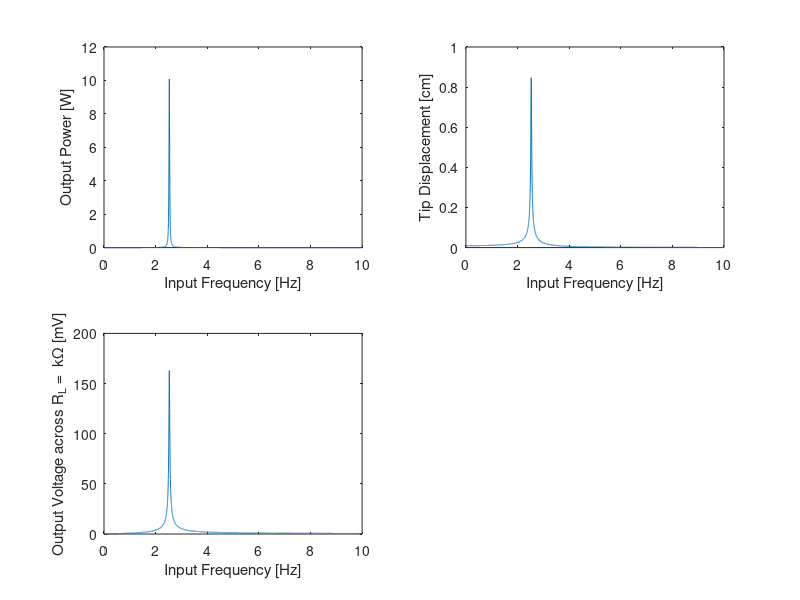

Here is the MATLAB script that generated this plot:
clc
clear all
close all

%Adapted from Mracek and du Toit's Theses for MS Aeronautics and Astronautics

%input parameters
Zeta_m = 0.005;
freqin = 1000; %input vibration frequency in Hz
om_b_ref = freqin*2*pi; % input vibration frequency in rad/s
ddW_b_ref = 9.81*sqrt(freqin*1.579e-4); %input vibration_amplitude from_ psd (valid 300<freqin<1000 Hz)

% Piezo material properties
d31= -186e-12;
d33=6.70e-010;
sE33=2.07e-011;
sE11=1.65e-011;
sE12=-4.78e-012;
sE13=-8.45e-012;
sE31=-8.45e-012;
%c_E11=sE_11/(sE_11^2-sE_12^2);

Eps_T_33=8.854187817e-12*3400;
Eps_0 = 8.854187817e-12;
% assign re1evant material properties for current configuration
% plate configuration
c_E11 = sE11/(sE11^2-sE12^2);
e31 = d31/(sE11+sE12);
Eps_S_33 = Eps_T_33-2*d31^2/(sE11+sE12);
KS33 = Eps_S_33/Eps_0;

% parameter assignment
c_E = c_E11;
%c_E = 66e9
e_m = e31;
Eps_S = Eps_S_33;

% Material properties for layers
% PZT
E_pzt_p = c_E; % PZT plate stiffness
rho_pzt = 7500;

% Copper Shim Layer
E_s = 11.2e10%Young Modulus
rho_s = 8780; %Mass Density
nu_s = 0.35;% Poisson Ratio
E_s_p = E_s/(1-nu_s^2); % plate modulus

%%%%%%%%%%%%%%%%%%%%%%%%%%%%%%%%%%%%%%%%%%%%%%%%%%%%%%%%%%%%%%%%%%%%%%
% Define parameters
% Lmin = 0.1e-3;
% Lmax = 1.5e-3;
% Lrange = [Lmin:(Lmax-Lmin)/500:Lmax];
% for ll=1:length(Lrange)

L = 76.68e-3 % length in m

%L = Lrange(ll)

b = 33e-3; % beam width in m

% specify thicknesses
t_pzt = 0.22e-3;
t_s = 0.22e-3; 

%%%%%%%%%%%%%%%%%%%%%%%%%%%%%%%%%%%%%%%%%%%%%%%%%%%%%%%%%%%%%%%%%%%%%%
% Define parameters for mass at_the end
% L0min = 0.05e-3;
% L0max = 0.5e-3;
% L0range = [L0min: (L0max-L0min) /500:L0max];
% for lo = 1:length(L0range)
  L0 = 10e-2 % length of proof mass
  b0 = 2e-2;
  H0 = 2e-2; % height of the_mass w/o midd1e pt_layer, constrained by fabrication

rho_bf = 7850;

%Calculate taper s1ope:
taper = 0;%0.5*(b0-b)/L;
fparea = 2*0.5*L*b + b0*L; %foot print area of the beam, not inc1uding the proof mass

%Create width matrix:
xstep = L/100;
xx = (0:xstep:L);
for jj = 1:length(xx)
    bx(jj) = b + 2*taper*xx(jj);
end

%plot (xx,bx/2)
%hold on
%plot(xx,-bx/2)
%hold off
%effective fractional area of e1ectrode pads, assuming 10um each sidemof beam:

% Specify layers
t_l = [t_pzt t_s t_pzt];
E_l = [E_pzt_p E_s_p E_pzt_p];
rho_l = [rho_pzt rho_s rho_pzt];

totalthick = sum(t_l);

% determine the neutral axis
for jj = 1: length(bx) %sum over beam length
    for ii = 1: length(t_l) %sum over beam thickness
        if ii == 1
            zb_l(ii) = t_l(ii)/2;
        else
            zb_l(ii) = zb_l(ii-1) + t_l(ii-1)/2 + t_l(ii)/2;

            % zb of individual layers from_ ground
        end % if
        EAzb(ii,jj) = zb_l(ii)*t_l(ii)*bx(jj)*E_l(ii);
        EA(ii,jj) = t_l(ii)*bx(jj)*E_l(ii);
    end % for
    EAzbsum = sum(EAzb);
    EAsum = sum(EA);
    zb(jj)=EAzbsum(jj)/EAsum(jj); %note: zb is constant with x b/c the b(x) in EA divides out
end

%%%%%%%%%%%%%%%%%%%%%%%%%%%%%%%%%%%%%%%%%%%%%%%%%%%%%%%%%%%%%%%%%%%%%%
% useful parameters
ind_pzt = 1; %update if changing layers under pzt
%zp max = zb_l(ind_pzt)+t_pzt/2-zb; from_ uniform case
zp_max = max(zb_l(ind_pzt)+t_pzt/2-zb); % max piezo distance from_neutral axis set manually
%zp_ave = abs(zb_l(ind_pzt)-zb); from_ uniform case
zp_ave = abs(zb_l(ind_pzt)-mean(zb)); % distance between neutral axis and midd1e of piezo e1ement
t_t = sum(t_l);%Total modeled thickness
%%%%%%%%%%%%%%%%%%%%%%%%%%%%%%%%%%%%%%%%%%%%%%%%%%%%%%%%%%%%%%%%%%%%%%

% determine the_mom_ent of inertia and effective EI for each layer
for jj = 1: length(bx)
    for ii = 1:length(t_l)
        I_l(ii,jj) = 1/12*bx(jj)*t_l(ii)^3 + t_l (ii) *bx(jj) * (zb_l(ii)-zb (jj))^2;
        I_sx = sum(I_l,1);
        EI_l(ii,jj) = E_l(ii)*I_l(ii,jj);
    end
    EI_sx = sum(EI_l,1);
    E_effx(jj) = EI_sx(jj)/I_sx(jj); % effective young's modulus as a function of x
end

% effective density, NOT a function of x
rho_c = 0;
for ii = 1:length(t_l)
    rho_c = rho_c+t_l(ii)*rho_l(ii);
end % for ii
rho_c = rho_c/t_t;

% mass per length as a function of x
for jj = 1:length(bx)
    m(jj) = rho_c*bx(jj)*t_t;
end

% determine the_mass per length for the Proof Mass
%proof mass assumed uniform in x
m0= b0*(rho_c*t_t + rho_bf*H0);
CG_m = 0.33e-3%(rho_c*t_t*b0*zb(length(bx)) + rho_bf*H0*b0*(t_t+H0/2))/(rho_c*t_t + rho_bf*H0);
ox = L0/2; % depends on the beam config
oy = CG_m-zb(length(bx)); % distance from_ CG of mass neutral axis

% determine proof mass effective parameters for modal analysis
M0 = 0.246615023306799;   %0.123307511653399%m0*L0;
Mbi = 0.011580133767840;
m = Mbi/L;
%M0_ = M0/(m*L);
M0_= M0/(mean(m))*L
%(from_ uniform case)
% determine the static moment
S0= M0*ox;
%S0_= S0/(m*L^2); (from_ uniform case)
S0_= S0/(mean(m)*L^2);
% determine the moment of inertia of the mass
for ii=1:length(t_l)
    Iz(ii) = rho_l(ii)*b0*(1/12*L0*t_l(ii)^3 + t_l(ii)*L0*(zb_l(ii)-CG_m)^2);
    Ix (ii) = rho_l(ii)*b0*(1/12*t_l(ii)*L0^3);
end
IzM = rho_bf*b0*(1/12*L0*H0^3 + H0*L0*(t_t+H0/2-CG_m)^2);
IxM = rho_bf*b0*(1/12*H0*L0^3);
Iyy = sum(Iz) + sum(Ix) + IzM + IxM;
I0 = 0.001444753011539;  % 0.000720064489926%Iyy+M0*(ox^2+oy^2);
%IO = IO/(m*L^3);(from_ uniform case)
I0_= I0/(mean(m))*L^3

%calculate static def1ection of beam:
for jj=1:length(xx)
    %from_ point load:
    stdefl(jj) = (M0*9.81*xx(jj)^2)/(6*EI_sx(jj))*(3*L-xx(jj));
    %from_ moment:
    stdef2(jj) = (S0*xx(jj)^2)/(2*EI_sx(jj));
    %superposition:
    stdefT (jj) =stdefl (jj) +stdef2 (jj);
end
staticdef = stdefT(length(xx));

%%%%%%%%%%%%%%%%%%%%%%%%%%%%%%%%%%%%%%%%%%%%%%%%%%%%%%%%%%%%%%%%%%%%%%
% for the specific configuration - modal parameters
% find the value for Beta1
%x = [0.25:0.005:0.5];
x = [0.5:0.000005:0.508]; % x = lambda bar; narrow range after successive runs

for ii=1:length(x)
    A11(ii) = (sinh(x(ii))+sin(x(ii))) + I0_*x(ii)^3*(-cosh(x(ii))+cos(x(ii))) + S0_*x(ii)^2*(-sinh(x(ii))+sin(x(ii)));
    A12(ii) = (cosh(x(ii))+cos(x(ii))) + I0_*x(ii)^3*(-sinh(x(ii))-sin(x(ii))) + S0_*x(ii)^2*(-cosh(x(ii))+cos(x(ii)));

    A21(ii) = (cosh(x(ii))+cos(x(ii))) + M0_*x(ii)^1*( sinh(x(ii))-sin(x(ii))) + S0_*x(ii)^2*( cosh(x(ii))-cos(x(ii)));
    A22(ii) = (sinh(x(ii))-sin(x(ii))) + M0_*x(ii)^1*( cosh(x(ii))-cos(x(ii))) + S0_*x(ii)^2*( sinh(x(ii))+sin(x(ii)));

    % determine the determinant
    DET(ii) = A11(ii)*A22(ii)-A12(ii)*A21(ii);
end
    if sign(DET(1)) == 1
        Ind = find(DET<0);
    elseif sign(DET(1)) == -1
        Ind = find(DET>0);
    end
    
    if numel(Ind)== 0
        pickmetric = 0;
        disp('error with Ind')
        return
    end
Inda = Ind(1);
Gamma_ = x(Inda)  % this is Beta*L
%disp(['BetaL = ', num2str(Gamma_)]);
%c1ear x;

B1 = Gamma_/L;
c1 = 1; % arbitrary constant - Cancels out when determining the displacement and other parameters
s1 = A12(Inda)/A11(Inda);
% natural freq acc to modal analysis
om_n_a = B1^2*sqrt(EI_sx/(rho_c*t_t*fparea));
f = om_n_a/2/pi
%%%%%%%%%%%%%%%%%%%%%%%%%%%%%%%%%%%%%%%%%%%%%%%%%%%%%%%%%%%%%%%%%%%%%%
% calculate coefficient matrices:
Phi_L = c1*((cosh(B1*L)-cos(B1*L))-s1*(sinh(B1*L)-sin(B1*L)));
dPhi_L = c1*B1*((sinh(B1*L)+sin(B1*L))-s1*(cosh(B1*L)-cos(B1*L)));
ddPhi_0 =c1*B1^2*((cosh(B1*0)+cos(B1*0))-s1*(sinh(B1*0)+sin(B1*0)));

for jj = 1:length(xx)
    Tsilx(jj) = c1*( (cosh(B1*xx(jj))-cos(B1*xx(jj))) - s1*(sinh(B1*xx(jj))-sin(B1*xx(jj))));
    ddTsilx(jj) = c1*( (B1^2*cosh(B1*xx(jj))+B1^2*cos(B1*xx(jj))) - s1*(B1^2*sinh(B1*xx(jj))+B1^2*sin(B1*xx(jj))));
end

%Mass matrix:
for ii = 1:length(t_l)
    for jj = 1:length(bx)
        Mint(ii,jj) = bx(jj)*t_l(ii)*rho_l(ii)*Tsilx(jj)^2*xstep;
    end
    M_l(ii) = sum(Mint(ii,:));
end

for jj=1:length(xx)
Msum(jj) = sum(Mint(:,jj)/xstep);
end
Ml = sum(M_l) + M0*Phi_L^2 + 2*S0*Phi_L*dPhi_L + I0*dPhi_L^2; %effective_mass

%Stiffness matrix:
for jj = 1:length(xx)
    for ii = 1:length(t_l)
        Kint(ii,jj) = E_l(ii)*I_l(ii,jj)*ddTsilx(jj)^2*xstep;
    end
    Kx(jj) = sum(Kint(:,jj)/xstep);
end
K1 = sum(Kx.*xstep);

%Coupling matrix
for jj=1:length(bx)
    Thetax(jj) = bx(jj)*zp_ave*e_m*ddTsilx(jj)*xstep;
    Thetax2(jj) = Thetax(jj)/xstep;
end %for jj (length)
Theta = sum(Thetax);

%Capacitance_matrix
for jj = 1:length(bx)
    Cpx(jj) = (bx(jj)*Eps_S/t_pzt)*xstep;
    Cpx2(jj) = Cpx(jj)/xstep;
end %for jj (length)
Cp = sum(Cpx);

Ke_2 = Theta^2/(K1*Cp);

%Input matrix adjusted to account for proof mass
for jj = 1:length(xx)
    Bf_int(jj) = rho_c*t_t*bx(jj)*Tsilx(jj)*xstep;
    Bfx(jj) = Bf_int(jj)/xstep;
end
Bf = sum(Bf_int) + M0*Phi_L + 1/2*M0*dPhi_L*(2*L+L0);

% estimate the natural frequency acc to lumped model
om_n = sqrt(K1/Ml);
%om_ = om_n*sqrt(1+Ke_2);
%OM_ = om_/om_n;

OM_ = om_b_ref/om_n; %want to make sure that the OM ref1ects off optimum operation
ddW_b = ddW_b_ref;

% Analyse the system%%%%%%%%%%%%%%%%%%%%%%%%%%%%%%%%%%

%%%%%%%%%%%%%%%%%%%%%%%%%%%%%%%%%%%%%%%%%%%%%%%%%%%%%%%%%%%%%%%%%%%%
%Specify frequencies and loads at which system response is analyzed
%%%%%%%%%%%%%%%%%%%%%%%%%%%%%%%%%%%%%%%%%%%%%%%%%%%%%%%%%%%%%%%%%%%%
om_=2*pi.*[0:0.001:10]';%om_ = 2*pi.*[0 40 50 70 95 125 150]';%om_n/2/pi om_n*sqrt(1+Ke_2)/2/pi
OM_ = om_/om_n; % normalize
R1= [4.61 11.91 19.90 55.9 100.1 156.2 200.4].*1000;
Re = R1*Cp*om_n; % dimensionless time constant, alpha

%%%%%%%%%%%%%%%%%%%%%%%%%%%%%%%%%%%%%%%%%%%%%%%%%%%%%%%%%%%%%%%%%%%%
%SCalculate system response at these loads and frequencies
%%%%%%%%%%%%%%%%%%%%%%%%%%%%%%%%%%%%%%%%%%%%%%%%%%%%%%%%%%%%%%%%%%%%
% Calculate optimal resistances at OC and SC
OM_oc = sqrt(1+Ke_2); % Anti-resonance frequency
r_opt = (OM_oc^4 + (4*Zeta_m^2-2)*OM_oc^2 + 1)/(OM_oc^6 +(4*Zeta_m^2-2*(1+Ke_2))*OM_oc^4+(1+Ke_2)^2*OM_oc^2);
Re_opt_oc = sqrt(r_opt);
R1_opt_oc = round(Re_opt_oc/(Cp*om_n))

OM_sc = 1; % Resonance frequency
r_opt = (OM_sc^4 + (4*Zeta_m^2-2)*OM_sc^2 + 1)/(OM_sc^6 + (4*Zeta_m^2-2*(1+Ke_2))*OM_sc^4 + (1+Ke_2)^2*OM_sc^2);
Re_opt_sc = sqrt(r_opt);
R1_opt_sc = round(Re_opt_sc/(Cp*om_n))
R1_opt_df = R1_opt_oc-R1_opt_sc;

% Calculate the optimum frequency ratio for a given electrical load
factor_H = 4*Zeta_m^2 - 2*(1+Theta^2/(K1*Cp));
% calculate optimum frequency numerically
for ii=1:length(Re)
    OM_opt_roots = roots([2*Re(ii)^2 (1+factor_H*Re(ii)^2) 0 -1]);
    for jj=1:length(OM_opt_roots)
        if real(OM_opt_roots(jj))>0
                OM_opt(ii) = sqrt(OM_opt_roots(jj));
        end
    end
end
% Use coefficients to calculate the response of the system
for ii=1:length(Re)
    for jj=1:length(OM_)
        den = sqrt((1-(1+2*Zeta_m*Re(ii))*OM_(jj)^2)^2+((2*Zeta_m+(1+Theta^2/(K1*Cp))*Re(ii))*OM_(jj)-Re(ii)*OM_(jj)^3)^2);
        Z(ii,jj) = (Bf/K1*sqrt(1+Re(ii)^2*OM_(jj)^2))*ddW_b/den;
        W_tip(ii,jj) = Phi_L*Z(ii,jj);
        Rot_tip(ii,jj) = dPhi_L*Z(ii,jj);
        Str_m(ii,jj)= -zp_max*ddPhi_0*Z(ii,jj);
        Vp(ii,jj) = Bf*Re(ii)*Ke_2*OM_(jj)*ddW_b/abs(Theta)/den;
        Pout(ii,jj) = om_n/K1*Re(ii)*Ke_2*OM_(jj)^2 / den^2;
        Ip(ii,jj) = Pout(ii,jj)/Vp(ii,jj);
    end
end
% Calculate response for power-optimal resistance at each frequency
for ii=1:length(OM_)
    Re_opt_f (ii)=sqrt((OM_(ii)^4+(4*Zeta_m^2-2)*OM_(ii)^2+1)/(OM_(ii)^6+(4*Zeta_m^2-2*(+Ke_2))*OM_(ii)^4+(1+Ke_2)^2*OM_(ii)^2));
    R1_opt_f(ii) = Re_opt_f(ii)/(Cp*om_n);
    den_opt=sqrt((1-(    1+2*Zeta_m*Re_opt_f(ii))*OM_(ii)^2)^2+((2*Zeta_m+(1+Theta^2/(K1*Cp))*Re_opt_f (ii))*OM_(ii)-Re_opt_f(ii)*OM_(ii)^3)^2);
    Z_opt(ii)= Bf/K1*sqrt(1+(Re_opt_f(ii)*OM_(ii))^2)*ddW_b/den_opt;
    W_tip_opt(ii) = Phi_L*Z_opt(ii);
    Rot_tip_opt(ii) = dPhi_L*Z_opt(ii);
    Str_m_opt(ii) = -zp_max*ddPhi_0*Z_opt(ii);
    Vp_opt(ii) = Bf*Re_opt_f(ii)*Ke_2*OM_(jj)*ddW_b/abs(Theta)/den;
    Pout_opt(ii)= om_n/K1*Re_opt_f(ii)*Ke_2*OM_(jj)^2 / den^2;
    I_opt(ii) = Pout_opt(ii)/Vp_opt(ii);
end
% calculate mechanical response across length of structure
x_a = [0:L/100:L]';
for ii=1:length(x_a)
    den = sqrt((1-(1+2*Zeta_m*Re_opt_sc)*OM_sc^2)^2+((2*Zeta_m+(1+Ke_2)*Re_opt_sc)*OM_sc-Re_opt_sc*OM_sc^3)^2);
    Z_1(ii) = Bf/K1*sqrt(1+(Re_opt_sc*OM_sc)^2)*ddW_b/den;
    W_1(ii) = c1*((cosh(B1*x_a(ii))-cos(B1*x_a(ii)))-s1*(sinh(B1*x_a(ii))-sin(B1*x_a(ii))))*Z_1(ii);
    Str_1(ii) = -zp_max*(c1*B1^2*((cosh(B1*x_a(ii))+cos(B1*x_a(ii)))-s1*(sinh(B1*x_a(ii))+sin(B1*x_a(ii)))))*Z_1(ii);
end
% calculate device power density
% operating volume
volume = (2*max(abs(W_tip_opt))+H0*cos(max(abs(Rot_tip_opt)))+L0*sin(max(abs(Rot_tip_opt))))*(L+L0)*(max(b,b0))*1e6;
P_dens = (max(Pout_opt(:))/1e-6)/volume;


% calculate the sc andoc resonance freq ratios%%%%%%%%%%%%%%%%%%%%%%%%%%%
% OM_oc = sqrt(1+Theta^2/(K1*Cp));
% r_opt_ = (OM_oc^4 + (4*Zeta_m^2-2)*OM_oc^2 + 1)/(OM_oc^6 +(4*Zeta_m^2-2*(1+Theta^2/(K1*Cp)))*OM_oc^4 + (1+Theta^2/(K1*Cp))^2*OM_oc^2);
% Re_opt_oc = sqrt(r_opt_);
% Rl_opt_oc = round(Re_opt_oc/(Cp*om_n));
% OM_sc = 1;
% r_opt_ = (OM_sc^4 + (4*Zeta_m^2-2)*OM_sc^2 + 1)/(OM_sc^6 +(4*Zeta_m^2-2*(1+Theta^2/(K1*Cp)))*OM_sc^4 + (1+Theta^2/(K1*Cp) )^ 2*OM_sc^2);
% Re_opt_sc = sqrt(r_opt_);
% Rl_opt_sc = round(Re_opt_sc/(Cp*om_n));
% Rl_opt_df = Rl_opt_oc-Rl_opt_sc;
% 
% % Specify open circuit optimum resistance:
% Rl = Rl_opt_oc;
% Re = Rl*Cp*om_n;
% 
% % Next calculate the response of the system
% den = sqrt( (1 - (1 + 2*Zeta_m*Re)*OM_^2 )^2 + ( (2*Zeta_m + (1+Theta^2/(K1*Cp))*Re)*OM_ - Re*OM_^3 )^2 );
% Z = (Bf/K1*sqrt(1+Re^2*OM_^2))*ddW_b / den;
% W_tip = Phi_L*Z;
% Rot_tip = dPhi_L*Z;
% Str_m = -zp_max*ddPhi_0*Z;
% Vp = (Bf/(K1*Cp)*Re*Theta*OM_)*ddW_b / den;
% Pout = ((Bf^2/K1^2)*Theta^2*OM_^2*om_n*(1/Cp)*Re)*ddW_b^2 / den^2;
% Ip = Pout/Vp;
% 
% Re_opt_f = sqrt((OM_^4 + (4*Zeta_m^2-2)*OM_^2 + 1)/(OM_^6 + (4*Zeta_m^2-2*(1+Theta^2/(K1*Cp)))*OM_^4 + (1+Theta^2/(K1*Cp) )^ 2*OM_^2));
% R1_opt_f = Re_opt_f/(Cp*om_n);
% den_opt_ = sqrt( (1 - (1 + 2*Zeta_m*Re_opt_f)*OM_^2 )^2 +((2*Zeta_m + (1+Theta^2/(K1*Cp))*Re_opt_f)*OM_ - Re_opt_f*OM_^3 )^2 );
% Z_opt_ = Bf/K1*sqrt(1+(Re_opt_f*OM_)^2)*ddW_b / den_opt_;
% W_tip_opt_ = Phi_L*Z_opt_;
% Rot_tip_opt_ = dPhi_L*Z_opt_;
% Str_m_opt_ = -zp_max*ddPhi_0*Z_opt_;
% Vp_opt_ = Bf/(K1*Cp)*Re_opt_f*Theta*OM_*ddW_b / den_opt_;
% Pout_opt_ = ((Bf/K1*Theta*OM_*ddW_b)^2*om_n*(1/Cp)*Re_opt_f) / den_opt_^2;
% I_opt_ = Pout_opt_/Vp_opt_;
% 
% %output data:
opvolume = (2*max(abs(W_tip_opt)) + H0*cos(max(abs(Rot_tip_opt)))+L0*sin(max(abs(Rot_tip_opt))))*(L+L0)*(max(b,b0))*1e6; % approximate volume in cmA3
%volume = 2*max(abs(W_tip_opt_))*L*(max(b,b0))*1e6; % approximate volume in cm^3

P_dens_op = (Pout_opt/1e-6)/opvolume;
volmm3 = opvolume*1e3;
volstatic = (staticdef + t_t + H0) * (L + L0) * max(bx) *1e6;
footprint = (L+L0)*(max(b,b0))*1e6;
P_dens_st = (max(Pout_opt(:))/1e-6)/volstatic;
beammass = rho_c*mean(bx)*t_t*L ;
pmmass = rho_bf*H0*b0*L0+ rho_c*bx(length(bx))*t_t*L0;
devicemass = rho_c*mean(bx)*t_t*L + rho_c*bx(length(bx))*t_t*L0 + rho_bf*H0*b0*L0;

% om_r(ll,lo) = om_n/2/pi;
% om_ar(ll,lo) = om_n/2/pi*OM_oc;
% OM_ocout=OM_oc;
% Pout_out(ll,lo) =(Pout_opt_)*1e6;
% Popdens_(ll,lo) =P_dens_op;
% Pstdens_(ll,lo) =P_dens_st;
% SpecificPower(ll,lo) = Pout_opt_/devicemass;
% maxustrain(ll,lo)=abs(Str_m_opt_)/1e-6;
% maxV(ll,lo)=abs(Vp_opt_);
% maxuA(ll,lo)=abs(I_opt_)/1e-6;
% wtip(ll,lo)=abs(W_tip_opt_)*1e6;

subplot(221)
plot(om_/2/pi, Pout(1,:))
xlabel('Input Frequency [Hz]')
ylabel('Output Power [W]')
subplot(222)
plot(om_/2/pi, W_tip(1,:))
xlabel('Input Frequency [Hz]')
ylabel('Tip Displacement [cm]')
subplot(223)
plot(om_/2/pi, Vp(1,:))
xlabel('Input Frequency [Hz]')
ylabel('Output Voltage across R_L =  k\Omega [mV]')
